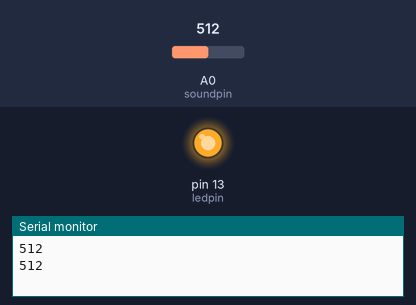
A sketch run on a simulated Arduino Uno, built with avr-gcc and run on an emulated ATmega328P. Shown: output pins drawn as LEDs (lit = HIGH), the last lines printed to the serial monitor. The test bench sets the inputs (shaded band); at power-on: A0 (soundpin) = 512.

Above: at 2.0 s.
2.1 s: A0 (soundpin) set to 34
3.8 s: A0 (soundpin) set to 27
At 5.9 s:
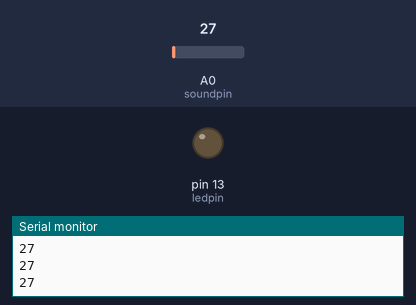
6.5 s: A0 (soundpin) set to 122
At 7.1 s:
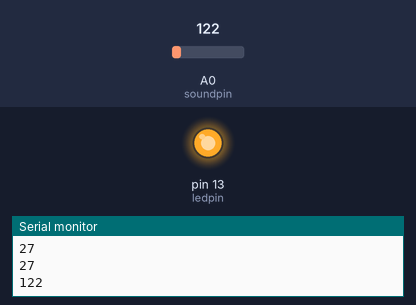
8.2 s: A0 (soundpin) set to 20
At 10.2 s:
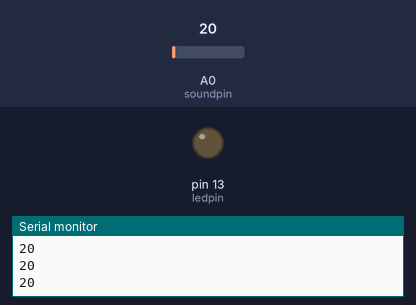
Timing chart, 0 to 11.5 s (numbered marks = the images above; inputs shaded):
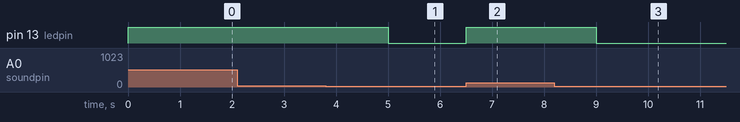

Measured:
- the behaviour switches between 31 and 30 on A0 (soundpin) (found by bisection; images 0 and 1)
- after the input at 3.8 s, pin 13 (ledpin): HIGH → LOW after 1.2 s
- after the input at 6.5 s, pin 13 (ledpin): LOW → HIGH at once
- after the input at 8.2 s, pin 13 (ledpin): HIGH → LOW after 0.80 s

The sketch:

sound.ino.ino
```cpp
const int soundpin=A0;
const int ledpin=13;
const int threshold=30; // sets threshold value for sound sensor

void setup() {
  Serial.begin(9600);
  pinMode(ledpin,OUTPUT);
  pinMode(soundpin,INPUT);
}

void loop() {
  int soundsens=analogRead(soundpin); // reads analog data from sound sensor
  Serial.println(soundsens);
  if (soundsens>threshold) {
    digitalWrite(ledpin,HIGH); //turns led on
    delay(1000);
  }
  else{
    digitalWrite(ledpin,LOW);
  }
  delay(250);
}
```
